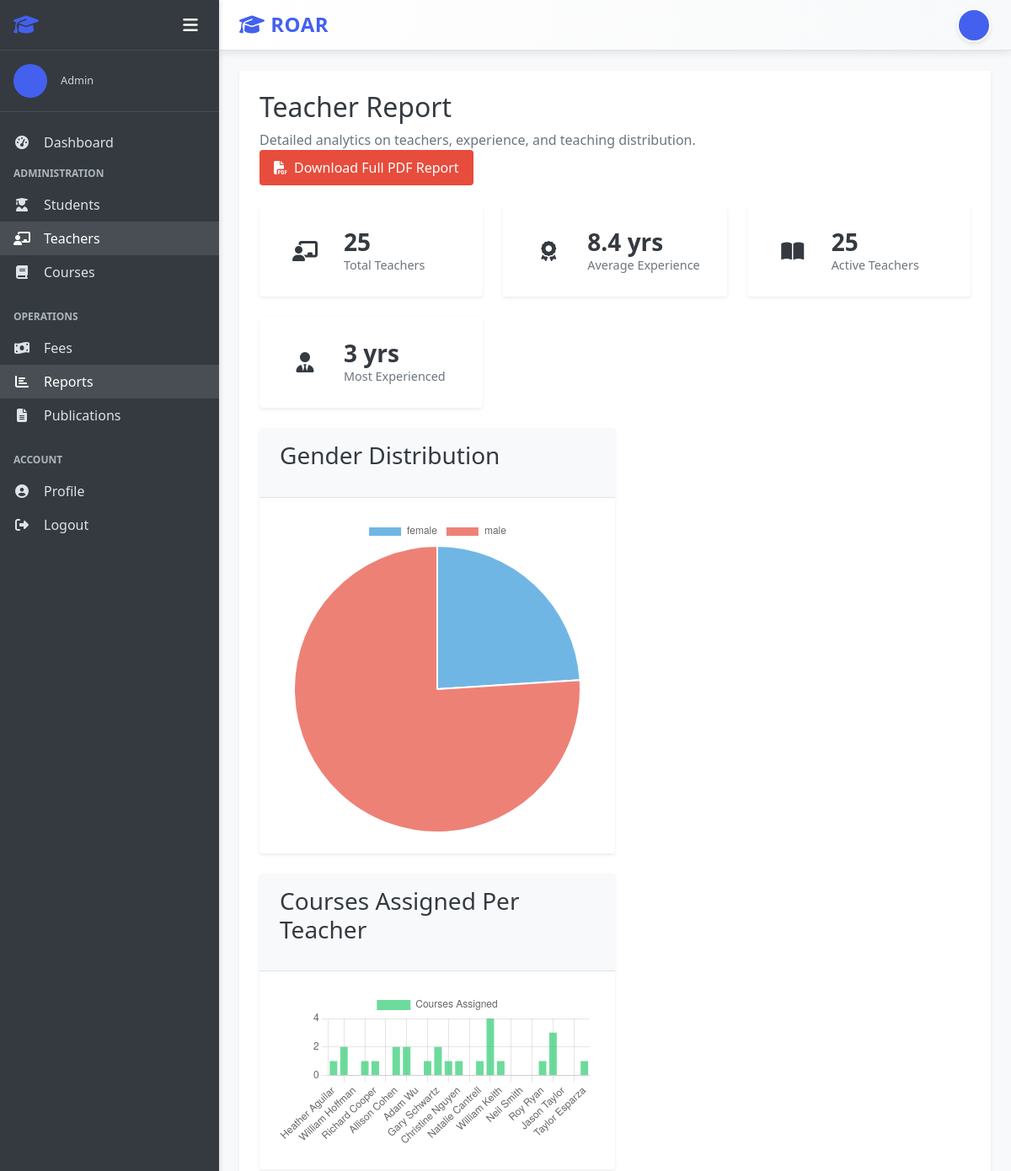
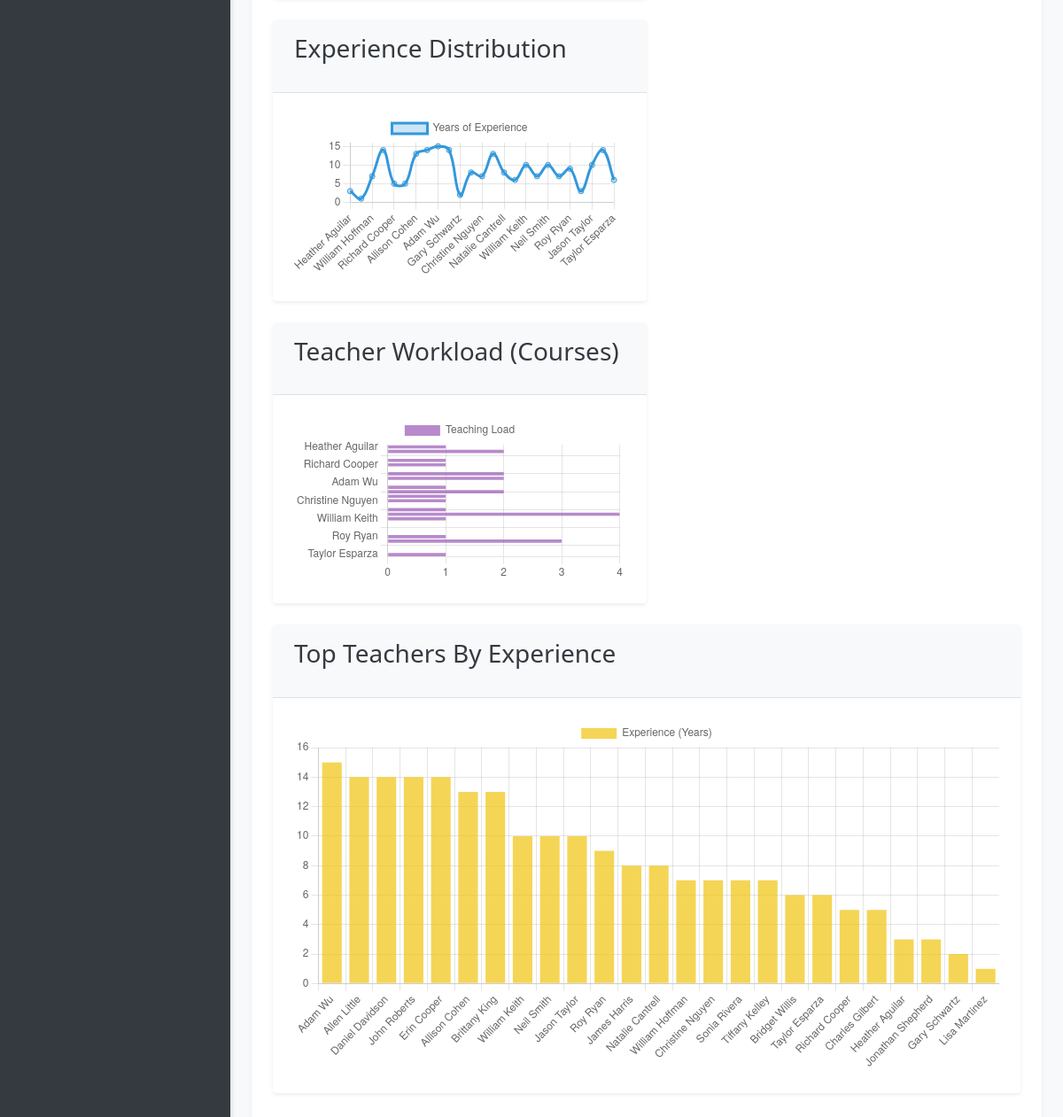
Before: /reports/teachers/ (signed in) with the older database file (2 pictures, top to bottom).
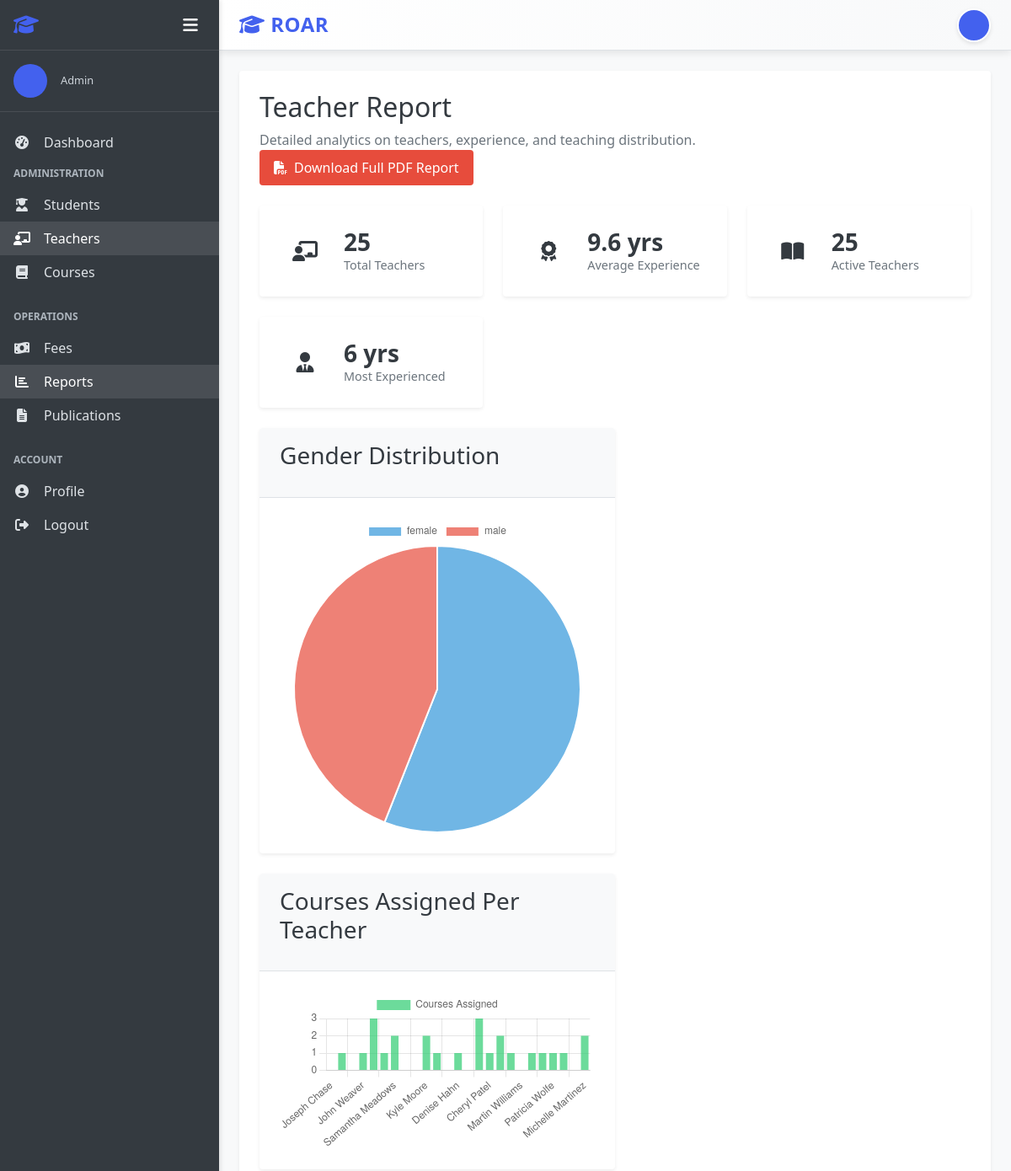
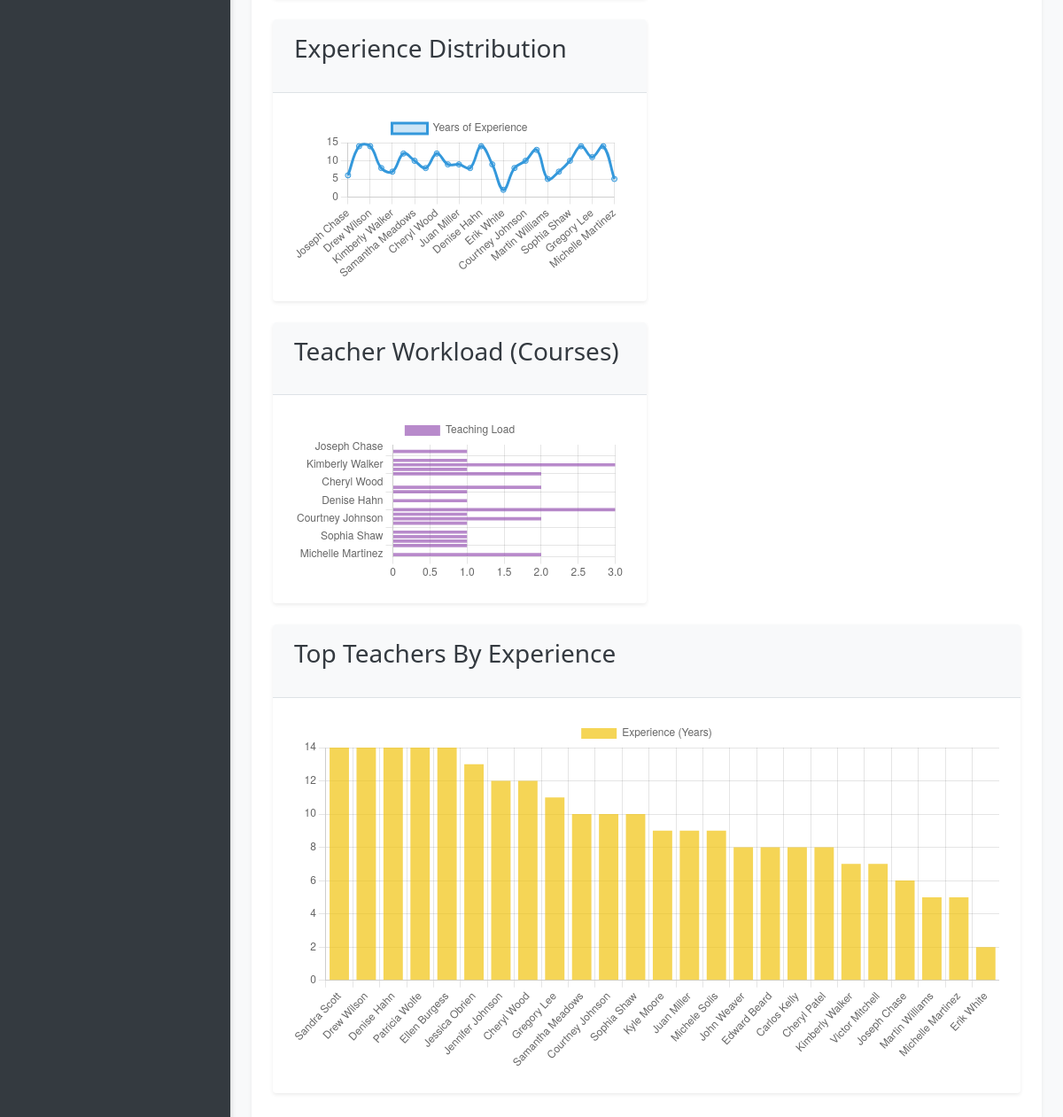
After: the same page with the newer database file (2 pictures, top to bottom).
### teachers/models.py (models this page shows, shortened)
class Teacher(models.Model):
    user = models.OneToOneField(User, on_delete=models.CASCADE, related_name='teacher_profile')
    teacher_id = models.CharField(max_length=20, unique=True)
    date_of_birth = models.DateField(null=True, blank=True)
    gender = models.CharField(max_length=10, choices=(('male', 'Male'), ('female', 'Female'), ('other', 'Other')))
    qualification = models.CharField(max_length=100, null=True, blank=True)
    experience = models.PositiveIntegerField(default=0, help_text='Experience in years')
    date_joined = models.DateField(auto_now_add=True)
    salary = models.DecimalField(max_digits=10, decimal_places=2, null=True, blank=True)
    class Meta:
        ordering = ['user__first_name', 'user__last_name']

### reports/views.py (the view)
# urls.py: path('teachers/', views.teacher_report, name='teacher_report'),
@login_required
def teacher_report(request):
    if not request.user.is_admin:
        return render(request, 'reports/access_denied.html')
    total_teachers = Teacher.objects.count()
    teachers_by_gender = Teacher.objects.values("gender").annotate(count=Count("id"))
    avg_experience = Teacher.objects.aggregate(ex=Avg("experience"))["ex"] or 0
    teachers_with_courses = Teacher.objects.annotate(course_count=Count("courses"))
    context = {
        "total_teachers": total_teachers,
        "teachers_by_gender": teachers_by_gender,
        "avg_experience": avg_experience,
        "teachers_with_courses": teachers_with_courses,
    }
    return render(request, 'reports/teacher_report.html', context)

### accounts/models.py (called while the page is built)
    @property
    def is_admin(self):
        return self.user_type == 'admin'

    @property
    def is_teacher(self):
        return self.user_type == 'teacher'

    @property
    def is_student(self):
        return self.user_type == 'student'

### templates/reports/teacher_report.html (shortened to what this page needs)
{% extends "base.html" %}
{% block content %}
<div class="dashboard-header">
    <h1>Teacher Report</h1>
    <p>Detailed analytics on teachers, experience, and teaching distribution.</p>
      <a href="{% url 'teacher_report_pdf' %}" class="btn btn-danger mt-3">
        <i class="fas fa-file-pdf"></i> Download Full PDF Report
    </a>
</div>
<div class="stats-grid">
    <div class="stat-card primary">
        <div class="stat-icon"><i class="fas fa-chalkboard-teacher"></i></div>
        <div class="stat-content">
            <h3>{{ total_teachers }}</h3>
            <p>Total Teachers</p>
        </div>
    </div>
    <div class="stat-card success">
        <div class="stat-icon"><i class="fas fa-award"></i></div>
        <div class="stat-content">
            <h3>{{ avg_experience|default:0|floatformat:1 }} yrs</h3>
            <p>Average Experience</p>
        </div>
    </div>
    <div class="stat-card info">
        <div class="stat-icon"><i class="fas fa-book-open"></i></div>
        <div class="stat-content">
            <h3>{{ teachers_with_courses|length }}</h3>
            <p>Active Teachers</p>
        </div>
    </div>
    <div class="stat-card warning">
        <div class="stat-icon"><i class="fas fa-user-tie"></i></div>
        <div class="stat-content">
            <h3>
                {% with teachers_with_courses|first as t %}
                    {% if t %}{{ t.experience }} yrs{% else %}0{% endif %}
                {% endwith %}
            </h3>
            <p>Most Experienced</p>
        </div>
    </div>
</div>
<div class="row">
    <div class="col-md-6">
        <div class="card">
            <div class="card-header"><h3>Gender Distribution</h3></div>
            <div class="card-body chart-body">
                <canvas id="teacherGenderChart"></canvas>
            </div>
        </div>
    </div>
    <div class="col-md-6">
        <div class="card">
            <div class="card-header"><h3>Courses Assigned Per Teacher</h3></div>
            <div class="card-body chart-body">
                <canvas id="courseCountChart"></canvas>
            </div>
        </div>
    </div>
</div>
<div class="row">
    <div class="col-md-6">
        <div class="card">
            <div class="card-header"><h3>Experience Distribution</h3></div>
            <div class="card-body chart-body">
                <canvas id="experienceChart"></canvas>
            </div>
        </div>
    </div>
    <div class="col-md-6">
        <div class="card">
            <div class="card-header"><h3>Teacher Workload (Courses)</h3></div>
            <div class="card-body chart-body">
                <canvas id="workloadChart"></canvas>
            </div>
        </div>
    </div>
</div>
<div class="row">
    <div class="col-md-12">
        <div class="card">
            <div class="card-header"><h3>Top Teachers By Experience</h3></div>
            <div class="card-body chart-body">
                <canvas id="topTeachersChart"></canvas>
            </div>
        </div>
    </div>
</div>
{% endblock %}

Changed rows visible on the page:
changed Teacher: experience "3" → "6"
Other visible differences:
{{ avg_experience|default:0|floatformat:1 }}: "8.4" → "9.6"
chart data {{ g.count }}: 6, 19 → 14, 11
chart data {{ t.course_count }}: 1, 2, 0, 1, 1, 0, 2, 2, 0, 1, 2, 1, 1, 0, 1, 4, 1, 0, 0, 0, 1, 3, 0, 0, 1 → 0, 1, 0, 1, 3, 1, 2, 0, 0, 2, 1, 0, 1, 0, 3, 1, 2, 1, 0, 1, 1, 1, 1, 0, 2
chart data {{ t.experience }}: 3, 1, 7, 14, 5, 5, 13, 14, 15, 14, 2, 8, 7, 13, 8, 6, 10, 7, 10, 7, 9, 3, 10, 14, 6 → 6, 14, 14, 8, 7, 12, 10, 8, 12, 9, 9, 8, 14, 9, 2, 8, 10, 13, 5, 7, 10, 14, 11, 14, 5
